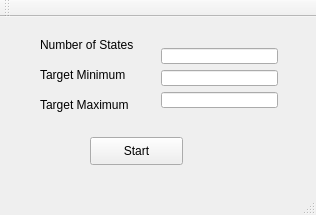
<?xml version="1.0" encoding="UTF-8"?>
<ui version="4.0">
 <class>MainWindow</class>
 <widget class="QMainWindow" name="MainWindow">
  <property name="geometry">
   <rect>
    <x>0</x>
    <y>0</y>
    <width>316</width>
    <height>215</height>
   </rect>
  </property>
  <property name="windowTitle">
   <string>MainWindow</string>
  </property>
  <widget class="QWidget" name="centralWidget">
   <widget class="QLabel" name="label">
    <property name="geometry">
     <rect>
      <x>40</x>
      <y>20</y>
      <width>100</width>
      <height>16</height>
     </rect>
    </property>
    <property name="text">
     <string>Number of States</string>
    </property>
   </widget>
   <widget class="QPushButton" name="pushButton">
    <property name="geometry">
     <rect>
      <x>90</x>
      <y>120</y>
      <width>93</width>
      <height>28</height>
     </rect>
    </property>
    <property name="text">
     <string>Start</string>
    </property>
   </widget>
   <widget class="QLabel" name="label_3">
    <property name="geometry">
     <rect>
      <x>40</x>
      <y>50</y>
      <width>94</width>
      <height>16</height>
     </rect>
    </property>
    <property name="text">
     <string>Target Minimum</string>
    </property>
   </widget>
   <widget class="QLabel" name="label_4">
    <property name="geometry">
     <rect>
      <x>40</x>
      <y>80</y>
      <width>97</width>
      <height>16</height>
     </rect>
    </property>
    <property name="text">
     <string>Target Maximum</string>
    </property>
   </widget>
   <widget class="QWidget" name="layoutWidget">
    <property name="geometry">
     <rect>
      <x>150</x>
      <y>20</y>
      <width>139</width>
      <height>82</height>
     </rect>
    </property>
    <layout class="QVBoxLayout" name="verticalLayout_2">
     <item>
      <widget class="QLineEdit" name="lineEdit_stateNum"/>
     </item>
     <item>
      <widget class="QLineEdit" name="lineEdit_targetMin"/>
     </item>
     <item>
      <widget class="QLineEdit" name="lineEdit_targetMax"/>
     </item>
    </layout>
   </widget>
  </widget>
  <widget class="QToolBar" name="mainToolBar">
   <attribute name="toolBarArea">
    <enum>TopToolBarArea</enum>
   </attribute>
   <attribute name="toolBarBreak">
    <bool>false</bool>
   </attribute>
  </widget>
  <widget class="QStatusBar" name="statusBar"/>
  <widget class="QMenuBar" name="menuBar">
   <property name="geometry">
    <rect>
     <x>0</x>
     <y>0</y>
     <width>316</width>
     <height>26</height>
    </rect>
   </property>
  </widget>
 </widget>
 <layoutdefault spacing="6" margin="11"/>
 <resources/>
 <connections/>
</ui>
